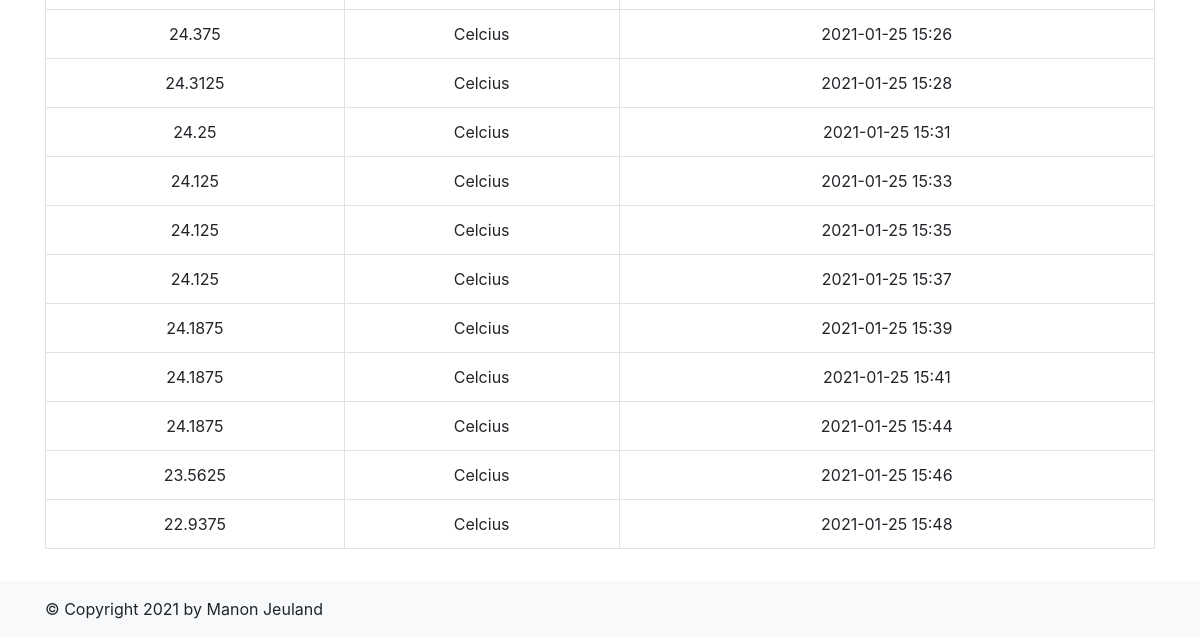
Page /capteur/2 (lower part) on the earlier database version.
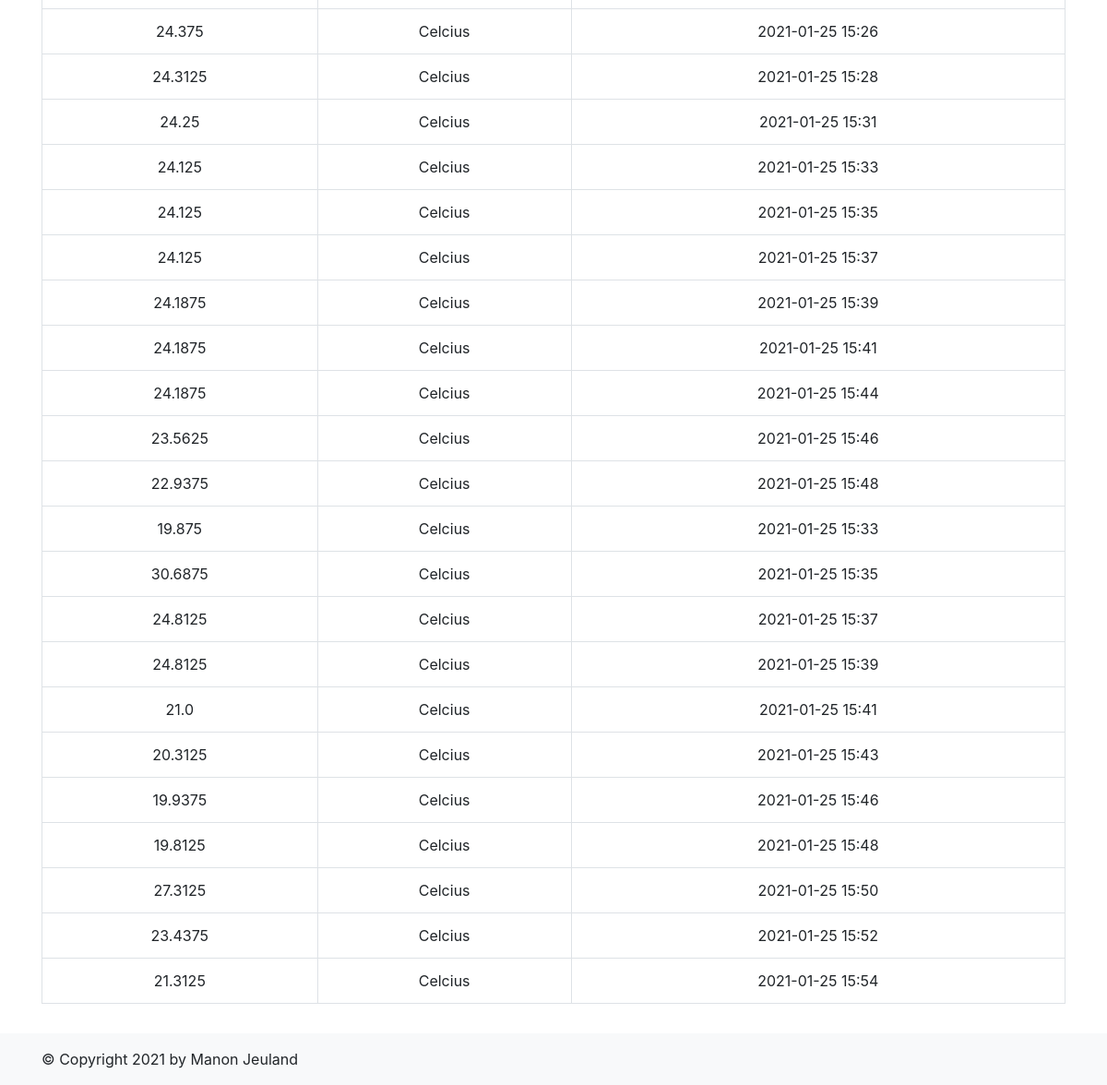
Same page on the later database version.
### models.py (models this page shows, shortened)
class Donnee(Base):
    __tablename__ = 'donnee'
    id = Column(Integer, primary_key=True)
    value = Column(Float, nullable=False)
    unite = Column(String(50), nullable=False)
    date = Column(DateTime, nullable=False, default=datetime.utcnow)
    capteurid = Column(Integer, ForeignKey('capteur.name'), nullable=False)
    def date_str(self):
        return str(self.date)

### App.py (the view)
@app.route ('/capteur/<idcapteur>', methods=['GET', 'POST'])
def page_capteur(idcapteur):
    capteurs = models.Capteur.query.filter(models.Capteur.id == idcapteur).all()
    donneestable = models.Donnee.query.filter(models.Donnee.capteurid == idcapteur)
    return render_template('capteur.html', idcapteur=idcapteur, capteurs=capteurs, donneestable=donneestable)

### templates/capteur.html (shortened to what this page needs)
{% extends "base.html" %}
{% set active_page = "capteur" %}
{% block content %}
{% if donneestable %}
    <table class="table table-bordered table-hover">
        <tbody>
            {% for donnee in donneestable %}
            <tr>
                <td>{{donnee.value}}</td>
                <td>{{donnee.unite}}</td>
                <td>{{donnee.date_str()[0:16]}}</td>
            </tr>
            {% endfor %}
        </tbody>
    </table>
{% endif %}
{% endblock %}

Differences in the rows shown:
added Donnee: value "19.875", unite "Celcius", date "2021-01-25 15:33"
added Donnee: value "30.6875", unite "Celcius", date "2021-01-25 15:35"
added Donnee: value "24.8125", unite "Celcius", date "2021-01-25 15:37"
added Donnee: value "24.8125", unite "Celcius", date "2021-01-25 15:39"
added Donnee: value "21.0", unite "Celcius", date "2021-01-25 15:41"
added Donnee: value "20.3125", unite "Celcius", date "2021-01-25 15:43"
added Donnee: value "19.9375", unite "Celcius", date "2021-01-25 15:46"
added Donnee: value "19.8125", unite "Celcius", date "2021-01-25 15:48"
added Donnee: value "27.3125", unite "Celcius", date "2021-01-25 15:50"
added Donnee: value "23.4375", unite "Celcius", date "2021-01-25 15:52"
added Donnee: value "21.3125", unite "Celcius", date "2021-01-25 15:54"
